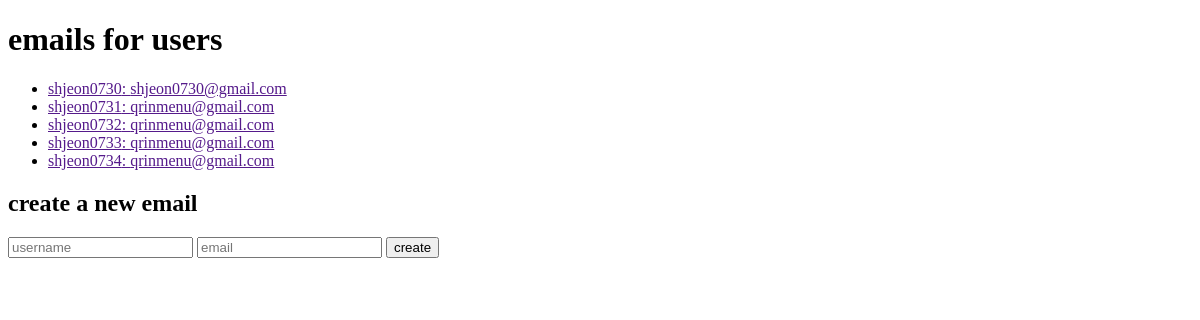
Before: / with the older database file.
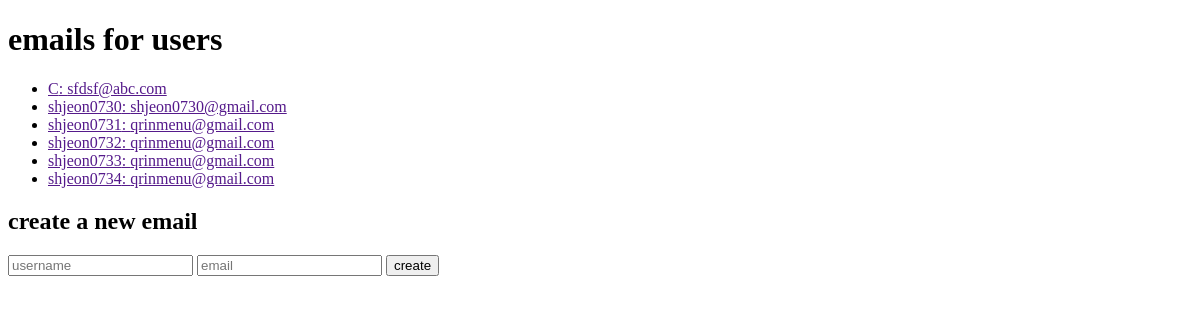
After: the same page with the newer database file.
### server/models/user.py (models this page shows)
class User(db.Model):
    id: Mapped[int] = mapped_column(Integer, primary_key=True)
    username: Mapped[str] = mapped_column(String, unique=True, nullable=False)
    email: Mapped[str] = mapped_column(String)

### server/__Init__.py (the view)
@app.route("/", methods=["GET"])
def init():
    with app.app_context():
        print("creating database...")
        db.create_all()
        users = db.session.execute(
            db.select(User).order_by(User.username)
        ).scalars()
        return render_template("user/index.html", users=users)

### server/templates/user/index.html (shortened to what this page needs)
<!DOCTYPE html>
<html>
<head>
</head>
<body>
    <h1>emails for users</h1>
    <div id="email-list">
        <ul>
            {% for user in users %}
            <li><a href="">{{ user.username }}: {{user.email}}</a></li>
            {% endfor %}
        </ul>
    </div>
    <h2>create a new email</h2>
    <form hx-post="/users/create-and-list" hx-target="#email-list" >
        <input type="text" name="username" placeholder="username" />
        <input type="text" name="email" placeholder="email" />
        <button type="submit">
            create
        </button>
    </form>
</html>

Changed rows visible on the page:
added User: username "C", email "sfdsf@abc.com"
